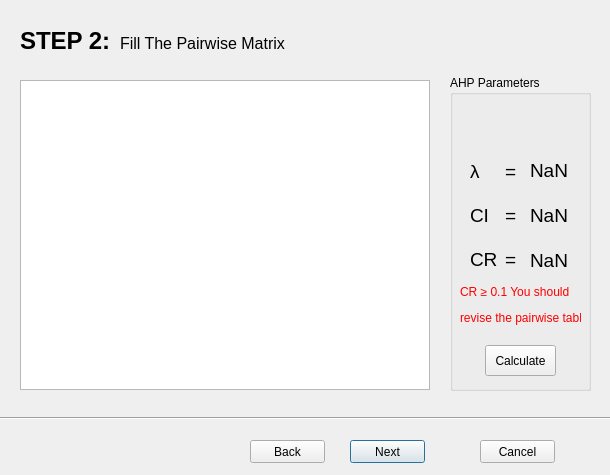
<?xml version="1.0" encoding="UTF-8"?>
<ui version="4.0">
 <class>step2</class>
 <widget class="QDialog" name="step2">
  <property name="geometry">
   <rect>
    <x>0</x>
    <y>0</y>
    <width>610</width>
    <height>475</height>
   </rect>
  </property>
  <property name="sizePolicy">
   <sizepolicy hsizetype="Fixed" vsizetype="Fixed">
    <horstretch>0</horstretch>
    <verstretch>0</verstretch>
   </sizepolicy>
  </property>
  <property name="windowTitle">
   <string>Easy AHP</string>
  </property>
  <widget class="QPushButton" name="nextBTN">
   <property name="geometry">
    <rect>
     <x>350</x>
     <y>440</y>
     <width>75</width>
     <height>23</height>
    </rect>
   </property>
   <property name="text">
    <string>Next</string>
   </property>
  </widget>
  <widget class="QPushButton" name="cancelBTN">
   <property name="geometry">
    <rect>
     <x>480</x>
     <y>440</y>
     <width>75</width>
     <height>23</height>
    </rect>
   </property>
   <property name="text">
    <string>Cancel</string>
   </property>
  </widget>
  <widget class="Line" name="line">
   <property name="geometry">
    <rect>
     <x>0</x>
     <y>410</y>
     <width>631</width>
     <height>16</height>
    </rect>
   </property>
   <property name="orientation">
    <enum>Qt::Horizontal</enum>
   </property>
  </widget>
  <widget class="QLabel" name="label_3">
   <property name="geometry">
    <rect>
     <x>20</x>
     <y>20</y>
     <width>101</width>
     <height>41</height>
    </rect>
   </property>
   <property name="font">
    <font>
     <pointsize>18</pointsize>
     <weight>75</weight>
     <bold>true</bold>
    </font>
   </property>
   <property name="text">
    <string>STEP 2: </string>
   </property>
  </widget>
  <widget class="QLabel" name="label_4">
   <property name="geometry">
    <rect>
     <x>120</x>
     <y>35</y>
     <width>311</width>
     <height>16</height>
    </rect>
   </property>
   <property name="font">
    <font>
     <pointsize>12</pointsize>
    </font>
   </property>
   <property name="text">
    <string>Fill The Pairwise Matrix</string>
   </property>
  </widget>
  <widget class="QPushButton" name="backBTN">
   <property name="geometry">
    <rect>
     <x>250</x>
     <y>440</y>
     <width>75</width>
     <height>23</height>
    </rect>
   </property>
   <property name="text">
    <string>Back</string>
   </property>
  </widget>
  <widget class="QTableWidget" name="tableWidget">
   <property name="geometry">
    <rect>
     <x>20</x>
     <y>80</y>
     <width>410</width>
     <height>310</height>
    </rect>
   </property>
   <property name="inputMethodHints">
    <set>Qt::ImhDigitsOnly</set>
   </property>
   <attribute name="horizontalHeaderDefaultSectionSize">
    <number>30</number>
   </attribute>
   <attribute name="horizontalHeaderMinimumSectionSize">
    <number>30</number>
   </attribute>
   <attribute name="horizontalHeaderStretchLastSection">
    <bool>false</bool>
   </attribute>
   <attribute name="verticalHeaderStretchLastSection">
    <bool>false</bool>
   </attribute>
  </widget>
  <widget class="QGroupBox" name="groupBox">
   <property name="geometry">
    <rect>
     <x>450</x>
     <y>75</y>
     <width>141</width>
     <height>316</height>
    </rect>
   </property>
   <property name="title">
    <string>AHP Parameters</string>
   </property>
   <widget class="QPushButton" name="calcBTN">
    <property name="geometry">
     <rect>
      <x>35</x>
      <y>270</y>
      <width>71</width>
      <height>31</height>
     </rect>
    </property>
    <property name="layoutDirection">
     <enum>Qt::LeftToRight</enum>
    </property>
    <property name="autoFillBackground">
     <bool>false</bool>
    </property>
    <property name="text">
     <string>Calculate</string>
    </property>
    <property name="flat">
     <bool>false</bool>
    </property>
   </widget>
   <widget class="QLabel" name="label">
    <property name="geometry">
     <rect>
      <x>20</x>
      <y>50</y>
      <width>61</width>
      <height>181</height>
     </rect>
    </property>
    <property name="font">
     <font>
      <pointsize>14</pointsize>
      <weight>50</weight>
      <bold>false</bold>
     </font>
    </property>
    <property name="text">
     <string>λ

CI

CR</string>
    </property>
   </widget>
   <widget class="QLabel" name="label_2">
    <property name="geometry">
     <rect>
      <x>55</x>
      <y>75</y>
      <width>46</width>
      <height>131</height>
     </rect>
    </property>
    <property name="font">
     <font>
      <pointsize>14</pointsize>
     </font>
    </property>
    <property name="text">
     <string>=

=

=</string>
    </property>
   </widget>
   <widget class="QLabel" name="label_5">
    <property name="geometry">
     <rect>
      <x>80</x>
      <y>85</y>
      <width>61</width>
      <height>21</height>
     </rect>
    </property>
    <property name="font">
     <font>
      <pointsize>14</pointsize>
     </font>
    </property>
    <property name="text">
     <string>NaN</string>
    </property>
   </widget>
   <widget class="QLabel" name="label_6">
    <property name="geometry">
     <rect>
      <x>80</x>
      <y>130</y>
      <width>101</width>
      <height>21</height>
     </rect>
    </property>
    <property name="font">
     <font>
      <pointsize>14</pointsize>
     </font>
    </property>
    <property name="text">
     <string>NaN</string>
    </property>
   </widget>
   <widget class="QLabel" name="label_7">
    <property name="geometry">
     <rect>
      <x>80</x>
      <y>175</y>
      <width>61</width>
      <height>21</height>
     </rect>
    </property>
    <property name="font">
     <font>
      <pointsize>14</pointsize>
     </font>
    </property>
    <property name="text">
     <string>NaN</string>
    </property>
   </widget>
   <widget class="QLabel" name="label_8">
    <property name="geometry">
     <rect>
      <x>10</x>
      <y>200</y>
      <width>121</width>
      <height>61</height>
     </rect>
    </property>
    <property name="text">
     <string>&lt;html&gt;&lt;head/&gt;&lt;body&gt;&lt;p&gt;&lt;span style=&quot; color:#ff0000;&quot;&gt;CR ≥ 0.1 You should &lt;/span&gt;&lt;/p&gt;&lt;p&gt;&lt;span style=&quot; color:#ff0000;&quot;&gt; revise the pairwise table.&lt;/span&gt;&lt;/p&gt;&lt;/body&gt;&lt;/html&gt;</string>
    </property>
   </widget>
  </widget>
  <zorder>groupBox</zorder>
  <zorder>nextBTN</zorder>
  <zorder>cancelBTN</zorder>
  <zorder>line</zorder>
  <zorder>label_3</zorder>
  <zorder>label_4</zorder>
  <zorder>backBTN</zorder>
  <zorder>tableWidget</zorder>
 </widget>
 <resources/>
 <connections/>
</ui>
